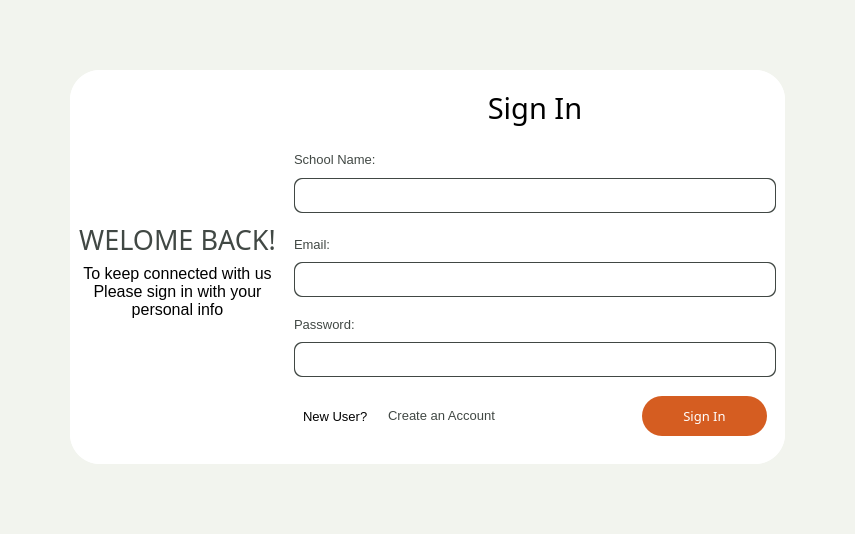
      <widget class="QWidget" name="signIn">
       <property name="styleSheet">
        <string notr="true">background-color: #f2f4ee;</string>
       </property>
       <layout class="QVBoxLayout" name="signInLayout">
        <property name="spacing">
         <number>0</number>
        </property>
        <property name="leftMargin">
         <number>70</number>
        </property>
        <property name="topMargin">
         <number>70</number>
        </property>
        <property name="rightMargin">
         <number>70</number>
        </property>
        <property name="bottomMargin">
         <number>70</number>
        </property>
        <item>
         <widget class="QFrame" name="background">
          <property name="styleSheet">
           <string notr="true">background-color: #ffffff;
border-radius: 30px;</string>
          </property>
          <property name="frameShape">
           <enum>QFrame::StyledPanel</enum>
          </property>
          <property name="frameShadow">
           <enum>QFrame::Raised</enum>
          </property>
          <layout class="QHBoxLayout" name="SignInBackgroundLayout">
           <property name="spacing">
            <number>0</number>
           </property>
           <property name="leftMargin">
            <number>0</number>
           </property>
           <property name="topMargin">
            <number>0</number>
           </property>
           <property name="rightMargin">
            <number>0</number>
           </property>
           <property name="bottomMargin">
            <number>0</number>
           </property>
           <item>
            <widget class="QFrame" name="SignInInfoFrame">
             <property name="frameShape">
              <enum>QFrame::StyledPanel</enum>
             </property>
             <property name="frameShadow">
              <enum>QFrame::Raised</enum>
             </property>
             <layout class="QVBoxLayout" name="verticalLayout">
              <item>
               <widget class="QFrame" name="signInLeftTopSpacer">
                <property name="frameShape">
                 <enum>QFrame::StyledPanel</enum>
                </property>
                <property name="frameShadow">
                 <enum>QFrame::Raised</enum>
                </property>
               </widget>
              </item>
              <item>
               <widget class="QLabel" name="SignInInfoTop">
                <property name="maximumSize">
                 <size>
                  <width>16777215</width>
                  <height>80</height>
                 </size>
                </property>
                <property name="font">
                 <font>
                  <family>Arial Black</family>
                  <pointsize>16</pointsize>
                 </font>
                </property>
                <property name="text">
                 <string>&lt;html&gt;&lt;head/&gt;&lt;body&gt;&lt;p&gt;&lt;span style=&quot; font-size:20pt; color:#414844;&quot;&gt;WELOME BACK!&lt;/span&gt;&lt;/p&gt;&lt;/body&gt;&lt;/html&gt;</string>
                </property>
                <property name="textFormat">
                 <enum>Qt::AutoText</enum>
                </property>
                <property name="alignment">
                 <set>Qt::AlignBottom|Qt::AlignHCenter</set>
                </property>
               </widget>
              </item>
              <item>
               <widget class="QLabel" name="SignInInfoBottom">
                <property name="font">
                 <font>
                  <family>Arial</family>
                  <pointsize>9</pointsize>
                  <kerning>true</kerning>
                 </font>
                </property>
                <property name="lineWidth">
                 <number>1</number>
                </property>
                <property name="midLineWidth">
                 <number>0</number>
                </property>
                <property name="text">
                 <string>&lt;html&gt;&lt;head/&gt;&lt;body&gt;&lt;p&gt;&lt;span style=&quot; font-size:12pt; color:#000000;&quot;&gt;To keep connected with us&lt;/span&gt;&lt;span style=&quot; font-size:12pt;&quot;&gt;&lt;br/&gt;&lt;/span&gt;&lt;span style=&quot; font-size:12pt; color:#000000;&quot;&gt;Please sign in with your&lt;/span&gt;&lt;span style=&quot; font-size:12pt;&quot;&gt;&lt;br/&gt;&lt;/span&gt;&lt;span style=&quot; font-size:12pt; color:#000000;&quot;&gt;personal info&lt;/span&gt;&lt;span style=&quot; font-size:12pt;&quot;/&gt;&lt;/p&gt;&lt;/body&gt;&lt;/html&gt;</string>
                </property>
                <property name="alignment">
                 <set>Qt::AlignHCenter|Qt::AlignTop</set>
                </property>
                <property name="margin">
                 <number>9</number>
                </property>
               </widget>
              </item>
              <item>
               <widget class="QFrame" name="signInLeftBottomSpacer">
                <property name="frameShape">
                 <enum>QFrame::StyledPanel</enum>
                </property>
                <property name="frameShadow">
                 <enum>QFrame::Raised</enum>
                </property>
               </widget>
              </item>
             </layout>
            </widget>
           </item>
           <item>
            <widget class="QFrame" name="divider">
             <property name="maximumSize">
              <size>
               <width>3</width>
               <height>16777215</height>
              </size>
             </property>
             <property name="sizeIncrement">
              <size>
               <width>0</width>
               <height>0</height>
              </size>
             </property>
             <property name="autoFillBackground">
              <bool>false</bool>
             </property>
             <property name="styleSheet">
              <string notr="true">background-color:#414844;
border-radius:3px;
margin-top: 20px;
margin-bottom: 20px;</string>
             </property>
             <property name="frameShape">
              <enum>QFrame::StyledPanel</enum>
             </property>
             <property name="frameShadow">
              <enum>QFrame::Raised</enum>
             </property>
             <property name="lineWidth">
              <number>0</number>
             </property>
            </widget>
           </item>
           <item alignment="Qt::AlignHCenter">
            <widget class="QFrame" name="SignInFrame">
             <property name="minimumSize">
              <size>
               <width>500</width>
               <height>350</height>
              </size>
             </property>
             <property name="frameShape">
              <enum>QFrame::StyledPanel</enum>
             </property>
             <property name="frameShadow">
              <enum>QFrame::Raised</enum>
             </property>
             <layout class="QVBoxLayout" name="verticalLayout_2">
              <property name="spacing">
               <number>10</number>
              </property>
              <property name="leftMargin">
               <number>9</number>
              </property>
              <property name="rightMargin">
               <number>9</number>
              </property>
              <item>
               <widget class="QFrame" name="frame_9">
                <property name="minimumSize">
                 <size>
                  <width>400</width>
                  <height>0</height>
                 </size>
                </property>
                <property name="frameShape">
                 <enum>QFrame::StyledPanel</enum>
                </property>
                <property name="frameShadow">
                 <enum>QFrame::Raised</enum>
                </property>
                <layout class="QHBoxLayout" name="horizontalLayout_15">
                 <item>
                  <widget class="QLabel" name="label_10">
                   <property name="font">
                    <font>
                     <family>Arial Black</family>
                     <pointsize>22</pointsize>
                    </font>
                   </property>
                   <property name="text">
                    <string>Sign In</string>
                   </property>
                   <property name="alignment">
                    <set>Qt::AlignCenter</set>
                   </property>
                  </widget>
                 </item>
                </layout>
               </widget>
              </item>
              <item>
               <widget class="QFrame" name="SchoolNameFrame">
                <property name="minimumSize">
                 <size>
                  <width>400</width>
                  <height>70</height>
                 </size>
                </property>
                <property name="maximumSize">
                 <size>
                  <width>16777215</width>
                  <height>70</height>
                 </size>
                </property>
                <property name="frameShape">
                 <enum>QFrame::StyledPanel</enum>
                </property>
                <property name="frameShadow">
                 <enum>QFrame::Raised</enum>
                </property>
                <layout class="QVBoxLayout" name="verticalLayout_3">
                 <property name="leftMargin">
                  <number>0</number>
                 </property>
                 <property name="topMargin">
                  <number>0</number>
                 </property>
                 <property name="rightMargin">
                  <number>0</number>
                 </property>
                 <property name="bottomMargin">
                  <number>0</number>
                 </property>
                 <item>
                  <widget class="QLabel" name="SchoolNameSignInLabel">
                   <property name="maximumSize">
                    <size>
                     <width>16777215</width>
                     <height>19</height>
                    </size>
                   </property>
                   <property name="font">
                    <font>
                     <family>Arial</family>
                     <pointsize>10</pointsize>
                    </font>
                   </property>
                   <property name="text">
                    <string>&lt;html&gt;&lt;head/&gt;&lt;body&gt;&lt;p&gt;&lt;span style=&quot; color:#414844;&quot;&gt;School Name:&lt;/span&gt;&lt;/p&gt;&lt;/body&gt;&lt;/html&gt;</string>
                   </property>
                  </widget>
                 </item>
                 <item>
                  <widget class="QFrame" name="SchoolNameBorder">
                   <property name="maximumSize">
                    <size>
                     <width>600</width>
                     <height>35</height>
                    </size>
                   </property>
                   <property name="styleSheet">
                    <string notr="true">background-color: #414844;
border-radius:8px;</string>
                   </property>
                   <property name="frameShape">
                    <enum>QFrame::StyledPanel</enum>
                   </property>
                   <property name="frameShadow">
                    <enum>QFrame::Raised</enum>
                   </property>
                   <layout class="QHBoxLayout" name="horizontalLayout">
                    <property name="spacing">
                     <number>0</number>
                    </property>
                    <property name="leftMargin">
                     <number>1</number>
                    </property>
                    <property name="topMargin">
                     <number>1</number>
                    </property>
                    <property name="rightMargin">
                     <number>1</number>
                    </property>
                    <property name="bottomMargin">
                     <number>1</number>
                    </property>
                    <item>
                     <widget class="QFrame" name="frame_2">
                      <property name="maximumSize">
                       <size>
                        <width>16777215</width>
                        <height>35</height>
                       </size>
                      </property>
                      <property name="styleSheet">
                       <string notr="true">background-color: rgb(255, 255, 255);
border-radius: 8px;</string>
                      </property>
                      <property name="frameShape">
                       <enum>QFrame::StyledPanel</enum>
                      </property>
                      <property name="frameShadow">
                       <enum>QFrame::Raised</enum>
                      </property>
                      <layout class="QVBoxLayout" name="verticalLayout_4">
                       <property name="spacing">
                        <number>0</number>
                       </property>
                       <property name="leftMargin">
                        <number>5</number>
                       </property>
                       <property name="topMargin">
                        <number>5</number>
                       </property>
                       <property name="rightMargin">
                        <number>5</number>
                       </property>
                       <property name="bottomMargin">
                        <number>5</number>
                       </property>
                       <item>
                        <widget class="QLineEdit" name="schoolNameSignIn">
                         <property name="sizePolicy">
                          <sizepolicy hsizetype="Expanding" vsizetype="Preferred">
                           <horstretch>0</horstretch>
                           <verstretch>0</verstretch>
                          </sizepolicy>
                         </property>
                         <property name="cursorMoveStyle">
                          <enum>Qt::VisualMoveStyle</enum>
                         </property>
                        </widget>
                       </item>
                      </layout>
                     </widget>
                    </item>
                   </layout>
                  </widget>
                 </item>
                </layout>
                <zorder>SchoolNameBorder</zorder>
                <zorder>SchoolNameSignInLabel</zorder>
               </widget>
              </item>
              <item>
               <widget class="QFrame" name="EmailSignInFrame">
                <property name="minimumSize">
                 <size>
                  <width>400</width>
                  <height>70</height>
                 </size>
                </property>
                <property name="maximumSize">
                 <size>
                  <width>16777215</width>
                  <height>70</height>
                 </size>
                </property>
                <property name="frameShape">
                 <enum>QFrame::StyledPanel</enum>
                </property>
                <property name="frameShadow">
                 <enum>QFrame::Raised</enum>
                </property>
                <layout class="QVBoxLayout" name="verticalLayout_8">
                 <property name="spacing">
                  <number>0</number>
                 </property>
                 <property name="leftMargin">
                  <number>0</number>
                 </property>
                 <property name="topMargin">
                  <number>0</number>
                 </property>
                 <property name="rightMargin">
                  <number>0</number>
                 </property>
                 <property name="bottomMargin">
                  <number>0</number>
                 </property>
                 <item>
                  <widget class="QLabel" name="label_3">
                   <property name="font">
                    <font>
                     <pointsize>10</pointsize>
                    </font>
                   </property>
                   <property name="text">
                    <string>&lt;html&gt;&lt;head/&gt;&lt;body&gt;&lt;p&gt;&lt;span style=&quot; color:#414844;&quot;&gt;Email:&lt;/span&gt;&lt;/p&gt;&lt;/body&gt;&lt;/html&gt;</string>
                   </property>
                  </widget>
                 </item>
                 <item>
                  <widget class="QFrame" name="SchoolNameBorder_3">
                   <property name="maximumSize">
                    <size>
                     <width>600</width>
                     <height>35</height>
                    </size>
                   </property>
                   <property name="styleSheet">
                    <string notr="true">background-color: #414844;
border-radius:8px;</string>
                   </property>
                   <property name="frameShape">
                    <enum>QFrame::StyledPanel</enum>
                   </property>
                   <property name="frameShadow">
                    <enum>QFrame::Raised</enum>
                   </property>
                   <layout class="QHBoxLayout" name="horizontalLayout_3">
                    <property name="spacing">
                     <number>0</number>
                    </property>
                    <property name="leftMargin">
                     <number>1</number>
                    </property>
                    <property name="topMargin">
                     <number>1</number>
                    </property>
                    <property name="rightMargin">
                     <number>1</number>
                    </property>
                    <property name="bottomMargin">
                     <number>1</number>
                    </property>
                    <item>
                     <widget class="QFrame" name="frame_4">
                      <property name="maximumSize">
                       <size>
                        <width>600</width>
                        <height>35</height>
                       </size>
                      </property>
                      <property name="styleSheet">
                       <string notr="true">background-color: rgb(255, 255, 255);
border-radius: 8px;</string>
                      </property>
                      <property name="frameShape">
                       <enum>QFrame::StyledPanel</enum>
                      </property>
                      <property name="frameShadow">
                       <enum>QFrame::Raised</enum>
                      </property>
                      <layout class="QVBoxLayout" name="verticalLayout_7">
                       <property name="spacing">
                        <number>0</number>
                       </property>
                       <property name="leftMargin">
                        <number>5</number>
                       </property>
                       <property name="topMargin">
                        <number>5</number>
                       </property>
                       <property name="rightMargin">
                        <number>5</number>
                       </property>
                       <property name="bottomMargin">
                        <number>5</number>
                       </property>
                       <item>
                        <widget class="QLineEdit" name="emailSignIn">
                         <property name="sizePolicy">
                          <sizepolicy hsizetype="Expanding" vsizetype="Preferred">
                           <horstretch>0</horstretch>
                           <verstretch>0</verstretch>
                          </sizepolicy>
                         </property>
                         <property name="font">
                          <font>
                           <stylestrategy>PreferDefault</stylestrategy>
                          </font>
                         </property>
                        </widget>
                       </item>
                      </layout>
                     </widget>
                    </item>
                   </layout>
                  </widget>
                 </item>
                </layout>
               </widget>
              </item>
              <item>
               <widget class="QFrame" name="PasswordSignInFrame">
                <property name="minimumSize">
                 <size>
                  <width>400</width>
                  <height>70</height>
                 </size>
                </property>
                <property name="maximumSize">
                 <size>
                  <width>16777215</width>
                  <height>70</height>
                 </size>
                </property>
                <property name="frameShape">
                 <enum>QFrame::StyledPanel</enum>
                </property>
                <property name="frameShadow">
                 <enum>QFrame::Raised</enum>
                </property>
                <layout class="QVBoxLayout" name="verticalLayout_6">
                 <property name="spacing">
                  <number>0</number>
                 </property>
                 <property name="leftMargin">
                  <number>0</number>
                 </property>
                 <property name="topMargin">
                  <number>0</number>
                 </property>
                 <property name="rightMargin">
                  <number>0</number>
                 </property>
                 <property name="bottomMargin">
                  <number>0</number>
                 </property>
                 <item>
                  <widget class="QLabel" name="label">
                   <property name="text">
                    <string>&lt;html&gt;&lt;head/&gt;&lt;body&gt;&lt;p&gt;&lt;span style=&quot; font-size:10pt; color:#414844;&quot;&gt;Password:&lt;/span&gt;&lt;/p&gt;&lt;/body&gt;&lt;/html&gt;</string>
                   </property>
                  </widget>
                 </item>
                 <item>
                  <widget class="QFrame" name="SchoolNameBorder_2">
                   <property name="maximumSize">
                    <size>
                     <width>600</width>
                     <height>35</height>
                    </size>
                   </property>
                   <property name="styleSheet">
                    <string notr="true">background-color: #414844;
border-radius:8px;</string>
                   </property>
                   <property name="frameShape">
                    <enum>QFrame::StyledPanel</enum>
                   </property>
                   <property name="frameShadow">
                    <enum>QFrame::Raised</enum>
                   </property>
                   <layout class="QHBoxLayout" name="horizontalLayout_2">
                    <property name="spacing">
                     <number>0</number>
                    </property>
                    <property name="leftMargin">
                     <number>1</number>
                    </property>
                    <property name="topMargin">
                     <number>1</number>
                    </property>
                    <property name="rightMargin">
                     <number>1</number>
                    </property>
                    <property name="bottomMargin">
                     <number>1</number>
                    </property>
                    <item>
                     <widget class="QFrame" name="frame_3">
                      <property name="maximumSize">
                       <size>
                        <width>16777215</width>
                        <height>35</height>
                       </size>
                      </property>
                      <property name="styleSheet">
                       <string notr="true">background-color: rgb(255, 255, 255);
border-radius: 8px;</string>
                      </property>
                      <property name="frameShape">
                       <enum>QFrame::StyledPanel</enum>
                      </property>
                      <property name="frameShadow">
                       <enum>QFrame::Raised</enum>
                      </property>
                      <layout class="QVBoxLayout" name="verticalLayout_5">
                       <property name="spacing">
                        <number>0</number>
                       </property>
                       <property name="leftMargin">
                        <number>5</number>
                       </property>
                       <property name="topMargin">
                        <number>5</number>
                       </property>
                       <property name="rightMargin">
                        <number>5</number>
                       </property>
                       <property name="bottomMargin">
                        <number>5</number>
                       </property>
                       <item>
                        <widget class="QLineEdit" name="passwordSignIn">
                         <property name="sizePolicy">
                          <sizepolicy hsizetype="Expanding" vsizetype="Preferred">
                           <horstretch>0</horstretch>
                           <verstretch>0</verstretch>
                          </sizepolicy>
                         </property>
                         <property name="echoMode">
                          <enum>QLineEdit::Password</enum>
                         </property>
                        </widget>
                       </item>
                      </layout>
                     </widget>
                    </item>
                   </layout>
                  </widget>
                 </item>
                </layout>
               </widget>
              </item>
              <item>
               <widget class="QFrame" name="frame_5">
                <property name="minimumSize">
                 <size>
                  <width>400</width>
                  <height>0</height>
                 </size>
                </property>
                <property name="maximumSize">
                 <size>
                  <width>16777215</width>
                  <height>70</height>
                 </size>
                </property>
                <property name="frameShape">
                 <enum>QFrame::StyledPanel</enum>
                </property>
                <property name="frameShadow">
                 <enum>QFrame::Raised</enum>
                </property>
                <layout class="QHBoxLayout" name="horizontalLayout_4">
                 <item>
                  <widget class="QLabel" name="label_2">
                   <property name="maximumSize">
                    <size>
                     <width>70</width>
                     <height>16777215</height>
                    </size>
                   </property>
                   <property name="font">
                    <font>
                     <family>Arial</family>
                     <pointsize>10</pointsize>
                    </font>
                   </property>
                   <property name="text">
                    <string>New User?</string>
                   </property>
                   <property name="buddy">
                    <cstring>SignUpButton</cstring>
                   </property>
                  </widget>
                 </item>
                 <item>
                  <widget class="QPushButton" name="SignUpButton">
                   <property name="maximumSize">
                    <size>
                     <width>300</width>
                     <height>16777215</height>
                    </size>
                   </property>
                   <property name="font">
                    <font>
                     <family>Arial</family>
                     <pointsize>10</pointsize>
                    </font>
                   </property>
                   <property name="cursor">
                    <cursorShape>PointingHandCursor</cursorShape>
                   </property>
                   <property name="styleSheet">
                    <string notr="true">color:#414844;</string>
                   </property>
                   <property name="text">
                    <string>Create an Account</string>
                   </property>
                   <property name="flat">
                    <bool>true</bool>
                   </property>
                  </widget>
                 </item>
                 <item>
                  <widget class="QFrame" name="frame_6">
                   <property name="frameShape">
                    <enum>QFrame::StyledPanel</enum>
                   </property>
                   <property name="frameShadow">
                    <enum>QFrame::Raised</enum>
                   </property>
                  </widget>
                 </item>
                 <item>
                  <widget class="QPushButton" name="SignInSubmit">
                   <property name="sizePolicy">
                    <sizepolicy hsizetype="Preferred" vsizetype="Fixed">
                     <horstretch>0</horstretch>
                     <verstretch>0</verstretch>
                    </sizepolicy>
                   </property>
                   <property name="minimumSize">
                    <size>
                     <width>100</width>
                     <height>40</height>
                    </size>
                   </property>
                   <property name="maximumSize">
                    <size>
                     <width>250</width>
                     <height>16777215</height>
                    </size>
                   </property>
                   <property name="font">
                    <font>
                     <family>Arial Black</family>
                     <pointsize>10</pointsize>
                    </font>
                   </property>
                   <property name="styleSheet">
                    <string notr="true">QPushButton{
background-color: rgb(213, 93, 33);
color: rgb(255, 255, 255);
border-radius: 20px;
}
QPushButton:hover{
background-color: rgb(185, 80, 28);
}</string>
                   </property>
                   <property name="text">
                    <string>Sign In</string>
                   </property>
                  </widget>
                 </item>
                </layout>
               </widget>
              </item>
              <item>
               <widget class="QFrame" name="frame_8">
                <property name="frameShape">
                 <enum>QFrame::StyledPanel</enum>
                </property>
                <property name="frameShadow">
                 <enum>QFrame::Raised</enum>
                </property>
               </widget>
              </item>
             </layout>
            </widget>
           </item>
          </layout>
         </widget>
        </item>
       </layout>
      </widget>
